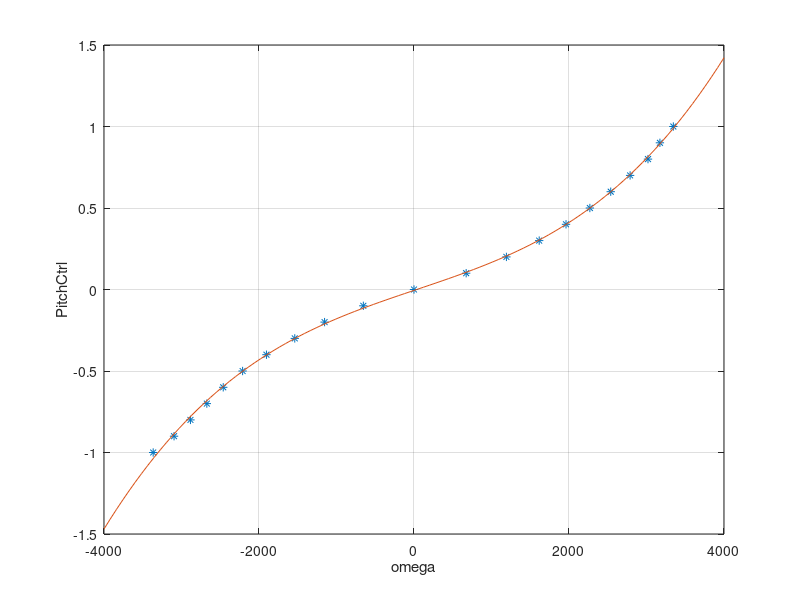
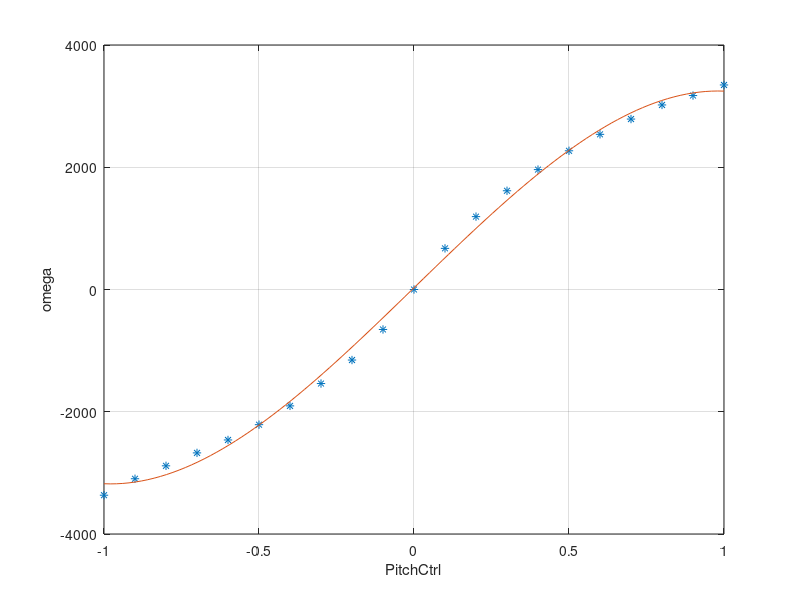

The MATLAB source for these figures, in order:
PitchCtrl = -1:0.1:1;
U_mierz = [-1.75, -1.61, -1.50, -1.39, -1.28, -1.15, -0.99, -0.80, -0.60,...
    -0.34, 0.00, 0.35, 0.62, 0.84, 1.02, 1.18, 1.32, 1.45, 1.57, 1.65, 1.74];
c=0.52;
n_obr = U_mierz/c*1000;

Char_stat = polyfit(n_obr, PitchCtrl, 3);
poly_RPM2Pitch = polyfit(PitchCtrl, n_obr, 3);

x=linspace(-4000, 4000);
y=polyval(Char_stat, x);
figure;
plot(n_obr, PitchCtrl, '*', x, y)
grid on
ylabel("PitchCtrl")
xlabel("\omega")

x=linspace(-1, 1);
y=polyval(poly_RPM2Pitch, x);
figure;
plot(PitchCtrl, n_obr, '*', x, y)
grid on
xlabel("PitchCtrl")
ylabel("\omega")